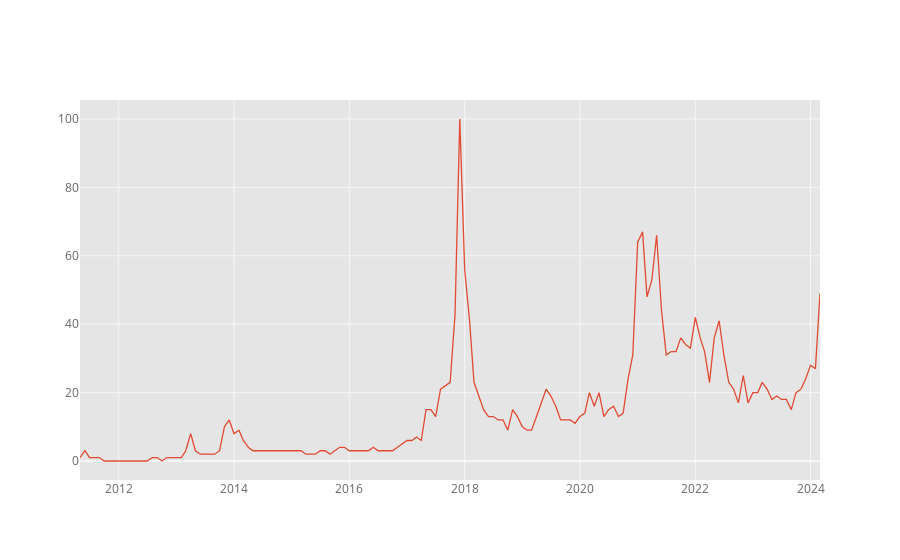

Notebook cell for this chart:
### Code cell
busquedaGoogle["Normalized Value (0-100)"].iplot(kind="line")

### Figure 1 — Plotly figure (JSON) as saved in the notebook; plotly's stock layout.template omitted (floating-point values rounded to 4 significant figures; data arrays with more than 128 entries replaced by an {"elided": "..."} marker saying what was removed)
{"data": [{"line": {"color": "rgba(226, 74, 51, 1.0)", "dash": "solid", "shape": "linear", "width": 1.3}, "mode": "lines", "name": "Normalized Value (0-100)", "text": "", "type": "scatter", "x": {"elided": "155 str values"}, "y": {"elided": "155 int values"}}], "layout": {"legend": {"bgcolor": "#FFFFFF", "font": {"color": "#666666"}}, "paper_bgcolor": "#FFFFFF", "plot_bgcolor": "#E5E5E5", "title": {"font": {"color": "#151516"}}, "xaxis": {"gridcolor": "#F6F6F6", "showgrid": true, "tickfont": {"color": "#666666"}, "title": {"font": {"color": "#666666"}, "text": ""}, "zerolinecolor": "#F6F6F6"}, "yaxis": {"gridcolor": "#F6F6F6", "showgrid": true, "tickfont": {"color": "#666666"}, "title": {"font": {"color": "#666666"}, "text": ""}, "zerolinecolor": "#F6F6F6"}}}
